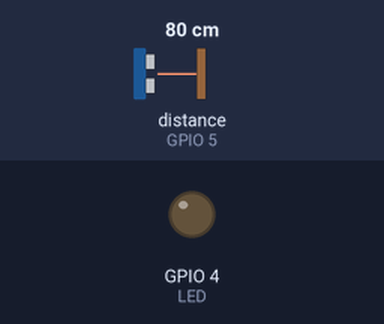
The sketch below on a simulated ESP8266 (NodeMCU). Shown: output pins drawn as LEDs (lit = HIGH). The test bench sets the inputs (shaded band); at power-on: distance to the obstacle (sensor on GPIO 5) 80 cm. The echo pulse lasts 58.3 µs per cm; WiFi joins after 1.5 s; servers stay silent unless stated; what the sketch prints to the serial monitor is not drawn.

Above: at 2.7 s.
2.8 s: distance to the obstacle (sensor on GPIO 5) set to 9 cm
8.7 s: distance to the obstacle (sensor on GPIO 5) set to 6 cm
At 13.6 s:
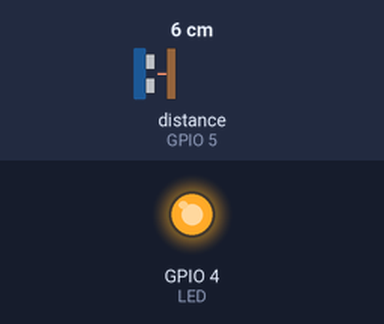
14.6 s: distance to the obstacle (sensor on GPIO 5) set to 18 cm
At 18.3 s:
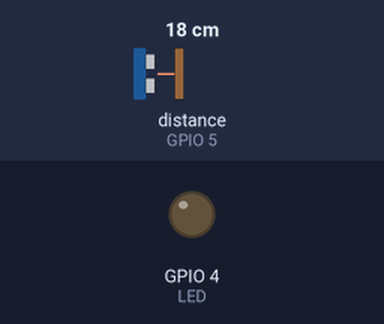
20.5 s: distance to the obstacle (sensor on GPIO 5) set to 2 cm
At 24.2 s:
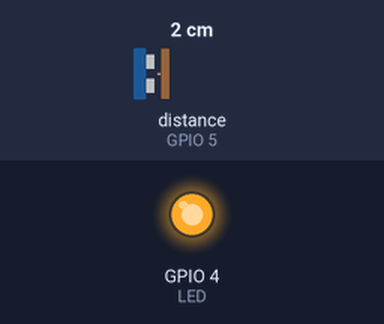
Timing chart, 0 to 25.7 s (numbered marks = the images above; inputs shaded):
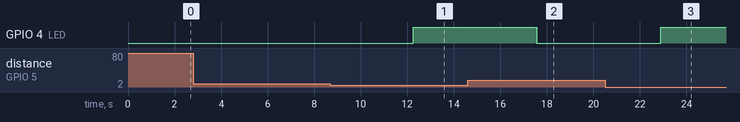

Measured:
- the behaviour switches between 8 and 7 cm on distance to the obstacle (sensor on GPIO 5) (found by bisection; images 0 and 1)
- after the input at 2.8 s, every drawn part: stays the same
- after the input at 8.7 s, GPIO 4 (LED): LOW → HIGH after 3.6 s
- after the input at 14.6 s, GPIO 4 (LED): HIGH → LOW after 3.0 s
- after the input at 20.5 s, GPIO 4 (LED): LOW → HIGH after 2.4 s

The sketch:

IoT-Micro.ino
```cpp
// http://arduino.esp8266.com/stable/package_esp8266com_index.json

#include <ESP8266WiFi.h>
#include "NewPing.h"

String apiKey = "";
const char *ssid = "PC_PUMA";
const char *password = "";
const char *servidor = "api.thingspeak.com";
WiFiClient client;

int TRIGGER = 16;
int ECHO = 5;
int LED = 4;

NewPing sonar(TRIGGER, ECHO);

void setup() {
  // put your setup code here, to run once:
  pinMode(TRIGGER, OUTPUT);
  pinMode(ECHO, INPUT);
  pinMode(LED, OUTPUT);

  Serial.begin(9600);
  Serial.println("Conectando a: ");
  Serial.println(ssid);
  WiFi.begin(ssid, password);
  while(WiFi.status() != WL_CONNECTED){
    delay(500);
    Serial.print(".");
  }
  Serial.println("");
  Serial.println("WiFi conectado!");
  digitalWrite(LED, LOW);
}

void loop() {
  float distancia = sonar.ping_median(5);
  distancia = distancia/88.2;
  if(distancia>=5){
    digitalWrite(LED, LOW);
  }else{
    digitalWrite(LED, HIGH);
  }

  if(client.connect(servidor,80)){
    String postStr = apiKey;
    postStr += "&field1=";
    postStr += String(distancia);
    postStr += "\r\n\r\n";
    client.print("POST /update HTTP/1.1\n");
    client.print("HOST: api.thingspeak.com\n");
    client.print("Connetion: close\n");
    client.print("X-THINGSPEAKAPIKEY:" + apiKey + "\n");
    client.print("Content-Type: application/x-www-form-urlencoded\n");
    client.print("Content-Length: ");
    client.print(postStr.length());
    client.print("\n\n");
    client.print(postStr);
    Serial.print("Distancia: ");
    Serial.print(distancia);
    Serial.print(" ");
    Serial.println("%. Enviado a THingspeak.");
  }
  client.stop();
  Serial.println("Espera...");
  delay(5000);
}
```
